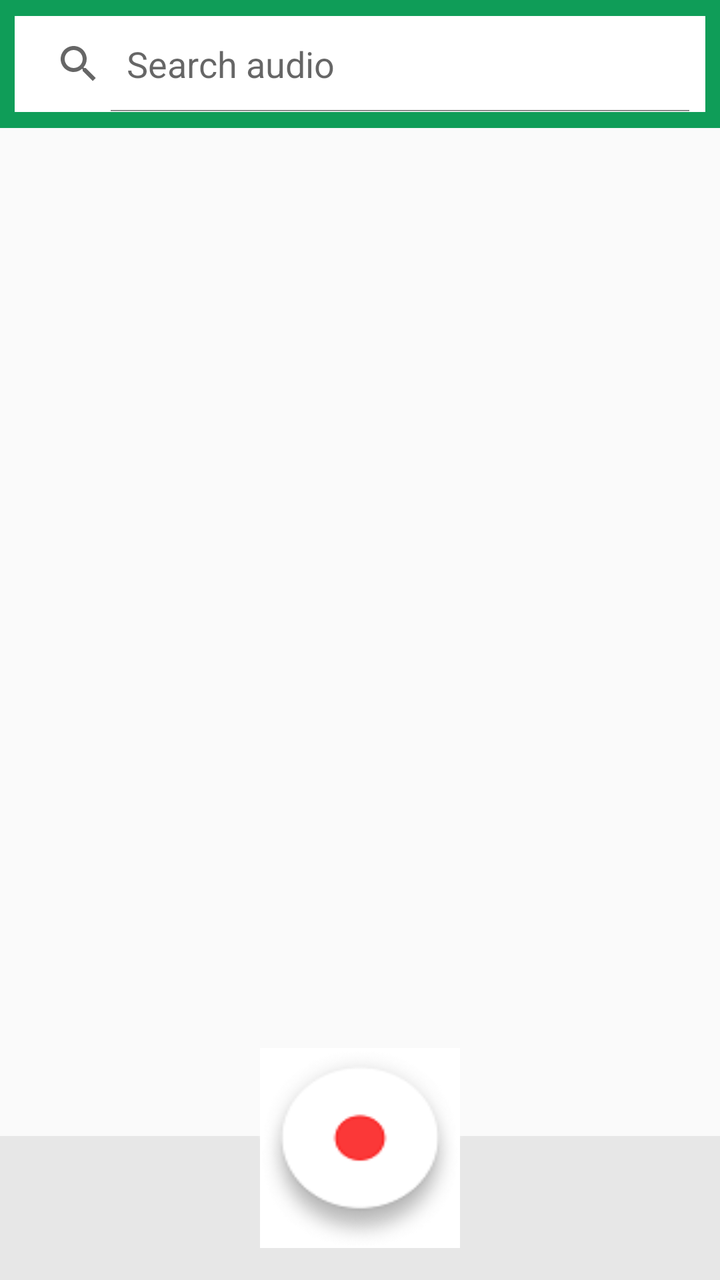
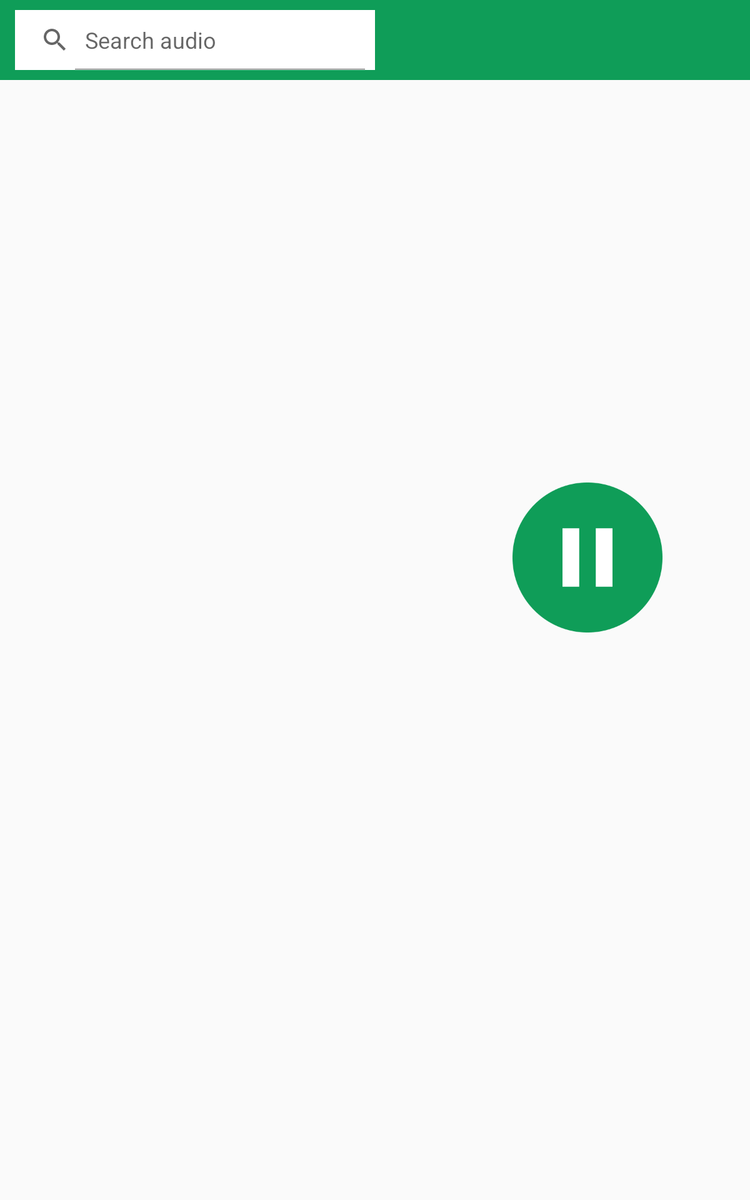

First picture: res/layout/ on a phone held upright. Second picture: the repository's own variant of that layout, on a device whose configuration matches the variant's folder. Source for both follows.
<!-- AndroidManifest.xml: application theme AppTheme -->
<!-- res/layout/activity_main.xml -->
<?xml version="1.0" encoding="utf-8"?>
<androidx.constraintlayout.widget.ConstraintLayout xmlns:android="http://schemas.android.com/apk/res/android"
    xmlns:app="http://schemas.android.com/apk/res-auto"
    xmlns:tools="http://schemas.android.com/tools"
    android:layout_width="match_parent"
    android:layout_height="match_parent"
    tools:context=".MainActivity">

    <androidx.constraintlayout.widget.Guideline
        android:id="@+id/guideline"
        android:layout_width="wrap_content"
        android:layout_height="wrap_content"
        android:orientation="horizontal"
        app:layout_constraintGuide_begin="64dp" />

    <androidx.constraintlayout.widget.Guideline
        android:id="@+id/guideline2"
        android:layout_width="wrap_content"
        android:layout_height="wrap_content"
        android:orientation="vertical"
        app:layout_constraintGuide_percent="0.02" />

    <androidx.constraintlayout.widget.Guideline
        android:id="@+id/guideline5"
        android:layout_width="wrap_content"
        android:layout_height="wrap_content"
        android:orientation="vertical"
        app:layout_constraintGuide_percent="0.98" />

    <androidx.constraintlayout.widget.Guideline
        android:id="@+id/guideline6"
        android:layout_width="wrap_content"
        android:layout_height="wrap_content"
        android:orientation="horizontal"
        app:layout_constraintGuide_begin="8dp" />

    <androidx.constraintlayout.widget.Guideline
        android:id="@+id/guideline7"
        android:layout_width="wrap_content"
        android:layout_height="wrap_content"
        android:orientation="horizontal"
        app:layout_constraintGuide_begin="56dp" />

    <ImageView
        android:id="@+id/imageView"
        android:layout_width="0dp"
        android:layout_height="0dp"
        app:layout_constraintBottom_toTopOf="@+id/guideline"
        app:layout_constraintEnd_toEndOf="parent"
        app:layout_constraintStart_toStartOf="parent"
        app:layout_constraintTop_toTopOf="parent"
        app:srcCompat="@color/colorPrimary" />

    <SearchView
        android:id="@+id/searchView"
        android:layout_width="0dp"
        android:layout_height="0dp"

        android:background="@color/colorPrimary"
        android:backgroundTint="@android:color/background_light"
        android:iconifiedByDefault="false"
        android:queryHint="Search audio"
        android:searchHintIcon="@mipmap/phoebuslogo"

        app:defaultQueryHint="Search audio"
        app:iconifiedByDefault="false"
        app:layout_constraintBottom_toTopOf="@+id/guideline7"
        app:layout_constraintEnd_toStartOf="@+id/guideline5"
        app:layout_constraintStart_toStartOf="@+id/guideline2"
        app:layout_constraintTop_toTopOf="@+id/guideline6"
        app:queryHint="Search audio" />

    <androidx.recyclerview.widget.RecyclerView
        android:id="@+id/audiofiles"
        android:layout_width="0dp"
        android:layout_height="0dp"
        android:scrollbars="vertical"
        app:layout_constraintBottom_toTopOf="@+id/guideline3"
        app:layout_constraintEnd_toEndOf="parent"
        app:layout_constraintHorizontal_bias="1.0"
        app:layout_constraintStart_toStartOf="parent"
        app:layout_constraintTop_toBottomOf="@+id/imageView"
        app:layout_constraintVertical_bias="1.0" />

    <androidx.constraintlayout.widget.Guideline
        android:id="@+id/guideline3"
        android:layout_width="wrap_content"
        android:layout_height="wrap_content"
        android:orientation="horizontal"
        app:layout_constraintGuide_end="72dp" />

    <ImageView
        android:id="@+id/imageView2"
        android:layout_width="200dp"
        android:layout_height="72dp"
        android:scaleType="centerCrop"
        app:layout_constraintBottom_toBottomOf="parent"
        app:layout_constraintEnd_toEndOf="parent"
        app:layout_constraintHorizontal_bias="0.497"
        app:layout_constraintStart_toStartOf="parent"
        app:layout_constraintTop_toTopOf="@+id/guideline3"
        app:layout_constraintVertical_bias="0.0"
        app:srcCompat="@mipmap/bgcghk" />

    <ImageView
        android:id="@+id/imageView3"
        android:layout_width="0dp"
        android:layout_height="0dp"
        app:layout_constraintBottom_toBottomOf="@+id/imageView2"
        app:layout_constraintEnd_toStartOf="@+id/imageView2"
        app:layout_constraintStart_toStartOf="parent"
        app:layout_constraintTop_toTopOf="@+id/guideline3"
        app:srcCompat="@color/lowerPanel" />

    <ImageView
        android:id="@+id/imageView4"
        android:layout_width="0dp"
        android:layout_height="0dp"
        app:layout_constraintBottom_toBottomOf="@+id/imageView2"
        app:layout_constraintEnd_toEndOf="parent"
        app:layout_constraintStart_toEndOf="@+id/imageView2"
        app:layout_constraintTop_toTopOf="@+id/guideline3"
        app:srcCompat="@color/lowerPanel" />

    <androidx.constraintlayout.widget.ConstraintLayout
        android:id="@+id/pausePanel"
        android:layout_width="0dp"
        android:layout_height="0dp"
        android:background="@mipmap/pausebg"
        android:visibility="invisible"
        app:layout_constraintBottom_toBottomOf="parent"
        app:layout_constraintEnd_toEndOf="@+id/audiofiles"
        app:layout_constraintHorizontal_bias="1.0"
        app:layout_constraintStart_toStartOf="parent"
        app:layout_constraintTop_toTopOf="@+id/guideline9"
        app:layout_constraintVertical_bias="0.0">

        <Button
            android:id="@+id/pauseButton"
            android:layout_width="wrap_content"
            android:layout_height="wrap_content"
            android:layout_marginBottom="36dp"
            android:background="@mipmap/grouppause"
            android:visibility="visible"
            app:layout_constraintBottom_toBottomOf="parent"
            app:layout_constraintEnd_toEndOf="parent"
            app:layout_constraintHorizontal_bias="0.501"
            app:layout_constraintStart_toStartOf="parent"
            app:layout_constraintTop_toTopOf="parent"
            app:layout_constraintVertical_bias="0.652" />

        <TextView
            android:id="@+id/textView"
            android:layout_width="wrap_content"
            android:layout_height="wrap_content"
            android:text="30:53"
            android:textColor="@color/colorPrimary"
            android:textSize="30sp"
            app:layout_constraintBottom_toBottomOf="parent"
            app:layout_constraintEnd_toEndOf="parent"
            app:layout_constraintStart_toStartOf="parent"
            app:layout_constraintTop_toBottomOf="@+id/pauseButton" />
    </androidx.constraintlayout.widget.ConstraintLayout>

    <androidx.constraintlayout.widget.Guideline
        android:id="@+id/guideline9"
        android:layout_width="wrap_content"
        android:layout_height="wrap_content"
        android:orientation="horizontal"
        app:layout_constraintGuide_end="256dp" />

    <Button
        android:id="@+id/recordButton"
        android:layout_width="100dp"
        android:layout_height="100dp"
        android:layout_marginBottom="16dp"
        android:background="@mipmap/buttonfab"
        android:scaleX="1"
        android:scaleY="1"
        app:layout_constraintBottom_toBottomOf="parent"
        app:layout_constraintEnd_toEndOf="parent"
        app:layout_constraintStart_toStartOf="parent" />

</androidx.constraintlayout.widget.ConstraintLayout>
<!-- resources referenced by this layout -->
<resources>
  <color name="colorPrimary">#0F9D58</color>
  <color name="lowerPanel">#E7E7E7</color>
  <!-- mipmap bgcghk: png bitmap (mipmap-xxhdpi, 912 bytes) -->
  <!-- mipmap buttonfab: png bitmap (mipmap-anydpi-v26, 3708 bytes) -->
  <!-- mipmap grouppause: png bitmap (mipmap-xxhdpi, 5934 bytes) -->
  <!-- mipmap pausebg: png bitmap (mipmap-anydpi-v26, 5519 bytes) -->
  <!-- mipmap phoebuslogo: png bitmap (mipmap-mdpi, 53816 bytes) -->
  <style name="AppTheme" parent="Theme.AppCompat.Light.NoActionBar">
          
          <item name="colorPrimary">@color/colorPrimary</item>
          <item name="colorPrimaryDark">@color/colorPrimaryDark</item>
          <item name="colorAccent">@color/colorAccent</item>
      </style>
  <color name="colorPrimaryDark">#0C7E46</color>
  <color name="colorAccent">#D81B60</color>
</resources>
<!-- res/layout-sw600dp/activity_main.xml (the repository's variant of the layout above) -->
<!-- drawn on a 7-inch tablet held upright -->
<?xml version="1.0" encoding="utf-8"?>
<androidx.constraintlayout.widget.ConstraintLayout xmlns:android="http://schemas.android.com/apk/res/android"
    xmlns:app="http://schemas.android.com/apk/res-auto"
    xmlns:tools="http://schemas.android.com/tools"
    android:id="@+id/root"
    android:layout_width="match_parent"
    android:layout_height="match_parent"
    tools:context=".MainActivity">

    <TextView
        android:id="@+id/emptyText2"
        android:layout_width="wrap_content"
        android:layout_height="wrap_content"
        android:layout_marginTop="48dp"
        android:text="Audio list is empty, please use the button below to record"
        android:visibility="invisible"
        app:layout_constraintEnd_toEndOf="parent"
        app:layout_constraintHorizontal_bias="0.107"
        app:layout_constraintStart_toStartOf="parent"
        app:layout_constraintTop_toTopOf="@+id/audiofiles" />

    <androidx.constraintlayout.widget.Guideline
        android:id="@+id/guideline"
        android:layout_width="wrap_content"
        android:layout_height="wrap_content"
        android:orientation="horizontal"
        app:layout_constraintGuide_begin="64dp" />

    <androidx.constraintlayout.widget.Guideline
        android:id="@+id/guideline2"
        android:layout_width="wrap_content"
        android:layout_height="wrap_content"
        android:orientation="vertical"
        app:layout_constraintGuide_percent="0.02" />

    <androidx.constraintlayout.widget.Guideline
        android:id="@+id/guideline5"
        android:layout_width="wrap_content"
        android:layout_height="wrap_content"
        android:orientation="vertical"
        app:layout_constraintGuide_percent="0.98" />

    <androidx.constraintlayout.widget.Guideline
        android:id="@+id/guideline6"
        android:layout_width="wrap_content"
        android:layout_height="wrap_content"
        android:orientation="horizontal"
        app:layout_constraintGuide_begin="8dp" />

    <androidx.constraintlayout.widget.Guideline
        android:id="@+id/guideline7"
        android:layout_width="wrap_content"
        android:layout_height="wrap_content"
        android:orientation="horizontal"
        app:layout_constraintGuide_begin="56dp" />

    <ImageView
        android:id="@+id/imageView"
        android:layout_width="0dp"
        android:layout_height="0dp"
        app:layout_constraintBottom_toTopOf="@+id/guideline"
        app:layout_constraintEnd_toEndOf="parent"
        app:layout_constraintStart_toStartOf="parent"
        app:layout_constraintTop_toTopOf="parent"
        app:srcCompat="@color/colorPrimary" />

    <SearchView
        android:id="@+id/searchView"
        android:layout_width="0dp"
        android:layout_height="0dp"

        android:background="@color/colorPrimary"
        android:backgroundTint="@android:color/background_light"
        android:iconifiedByDefault="false"
        android:queryHint="Search audio"
        android:searchHintIcon="@mipmap/phoebuslogo"

        app:defaultQueryHint="Search audio"
        app:iconifiedByDefault="false"
        app:layout_constraintBottom_toTopOf="@+id/guideline7"
        app:layout_constraintEnd_toStartOf="@+id/guideline10"
        app:layout_constraintStart_toStartOf="@+id/guideline2"
        app:layout_constraintTop_toTopOf="@+id/guideline6"
        app:queryHint="Search audio" />

    <androidx.recyclerview.widget.RecyclerView
        android:id="@+id/audiofiles"
        android:layout_width="0dp"
        android:layout_height="0dp"
        android:paddingBottom="30dp"
        android:scrollbars="vertical"
        app:layout_constraintBottom_toBottomOf="parent"
        app:layout_constraintEnd_toEndOf="parent"
        app:layout_constraintHorizontal_bias="1.0"
        app:layout_constraintStart_toStartOf="parent"
        app:layout_constraintTop_toBottomOf="@+id/imageView"
        app:layout_constraintVertical_bias="1.0" />

    <androidx.constraintlayout.widget.Guideline
        android:id="@+id/guideline3"
        android:layout_width="wrap_content"
        android:layout_height="wrap_content"
        android:orientation="horizontal"
        app:layout_constraintGuide_end="72dp" />

    <androidx.constraintlayout.widget.Guideline
        android:id="@+id/guideline11"
        android:layout_width="wrap_content"
        android:layout_height="wrap_content"
        android:orientation="horizontal"
        app:layout_constraintGuide_end="72dp" />

    <androidx.constraintlayout.widget.Guideline
        android:id="@+id/guideline9"
        android:layout_width="wrap_content"
        android:layout_height="wrap_content"
        android:orientation="horizontal"
        app:layout_constraintGuide_end="256dp" />

    <Button
        android:id="@+id/recordButton"
        android:layout_width="wrap_content"
        android:layout_height="wrap_content"
        android:background="@mipmap/grouppause"
        android:visibility="visible"
        app:layout_constraintBottom_toBottomOf="parent"
        app:layout_constraintEnd_toEndOf="parent"
        app:layout_constraintHorizontal_bias="0.61"
        app:layout_constraintStart_toStartOf="@+id/guideline10"
        app:layout_constraintTop_toTopOf="@+id/guideline7"
        app:layout_constraintVertical_bias="0.421" />

    <Chronometer
        android:id="@+id/recordTime"
        android:layout_width="wrap_content"
        android:layout_height="wrap_content"
        android:layout_gravity="center_horizontal"
        android:textColor="@color/colorAccent"
        android:textSize="36sp"
        android:visibility="invisible"
        app:layout_constraintBottom_toBottomOf="parent"
        app:layout_constraintEnd_toEndOf="parent"
        app:layout_constraintHorizontal_bias="0.608"
        app:layout_constraintStart_toStartOf="@+id/guideline10"
        app:layout_constraintTop_toTopOf="@+id/guideline"
        app:layout_constraintVertical_bias="0.577" />

    <Button
        android:id="@+id/pauseButton"
        android:layout_width="wrap_content"
        android:layout_height="wrap_content"
        android:background="@mipmap/grouppause"
        android:visibility="invisible"
        app:layout_constraintBottom_toBottomOf="parent"
        app:layout_constraintEnd_toEndOf="parent"
        app:layout_constraintHorizontal_bias="0.61"
        app:layout_constraintStart_toStartOf="@+id/guideline10"
        app:layout_constraintTop_toTopOf="@+id/guideline"
        app:layout_constraintVertical_bias="0.414" />

    <androidx.constraintlayout.widget.Guideline
        android:id="@+id/guideline10"
        android:layout_width="wrap_content"
        android:layout_height="wrap_content"
        android:orientation="vertical"
        app:layout_constraintGuide_percent="0.5" />


</androidx.constraintlayout.widget.ConstraintLayout>
<!-- resources referenced by the variant -->
<!-- as a 7-inch tablet held upright resolves them -->
<resources>
  <color name="colorAccent">#D81B60</color>
  <color name="colorPrimary">#0F9D58</color>
  <!-- mipmap grouppause: png bitmap (mipmap-xxhdpi, 5934 bytes) -->
  <!-- mipmap phoebuslogo: png bitmap (mipmap-mdpi, 53816 bytes) -->
  <style name="AppTheme" parent="Theme.AppCompat.Light.NoActionBar">
          
          <item name="colorPrimary">@color/colorPrimary</item>
          <item name="colorPrimaryDark">@color/colorPrimaryDark</item>
          <item name="colorAccent">@color/colorAccent</item>
      </style>
  <color name="colorPrimaryDark">#0C7E46</color>
</resources>
